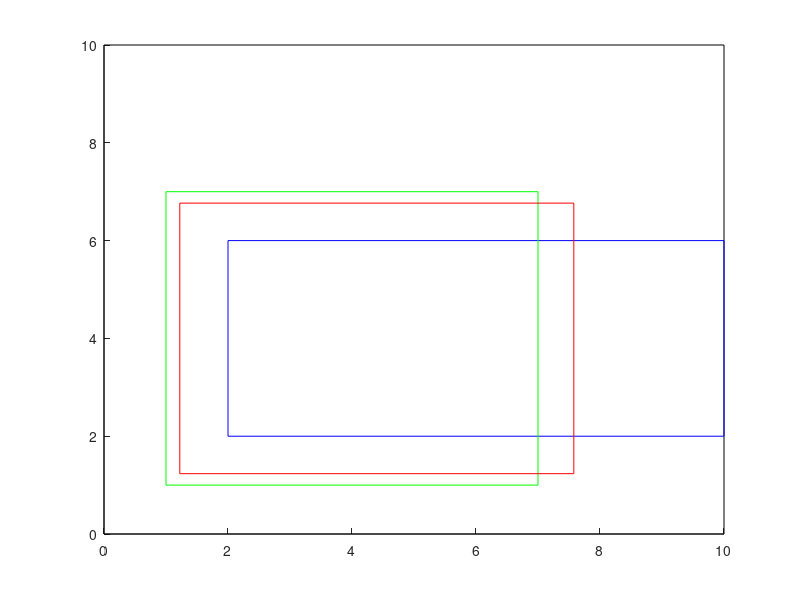

Recreate this plot in MATLAB.
close all
rectangle('Position',[0 0 10 10])
%BBox_target
x = 3;
y = 3;
w = 2;
h = 2;

x = 6;
y = 4;
w = 8;
h = 4;
rectangle('Position',[x-w/2 y-h/2 w h], 'EdgeColor', 'b')


%BBox_predict/achors
xp = 4;
yp = 4;
wp = 6;
hp = 6;
rectangle('Position',[xp-wp/2 yp-hp/2 wp hp], 'EdgeColor', 'g')


%% NOTE
% They use the difference (pred_bbx, anchor)
% and also the difference (ground_bbx, anchor)
%%
t_xp = (xp-xp)/wp;
t_x = (x-xp)/wp;
t_yp = (yp-yp)/hp;
t_y = (y-yp)/hp;
t_wp = log(wp/wp);
t_w = log(w/wp);
t_hp = log(hp/hp);
t_h = log(h/hp);
pred_t = [t_xp, t_yp, t_wp, t_hp];
%%
for k = 1
    ls = [pred_t(1)-t_x, pred_t(2)-t_y, pred_t(3)-t_w, pred_t(4)-t_h];
    for i = 1:4
        if abs(ls(i)) < 1
            dif = 2*ls(i);
        else
            if ls(i) > 0
                dif = ls(i)/abs(ls(i));
            else
                dif = 0;
            end
        end
        pred_t(i) = pred_t(i) -0.1*dif;
    end
    pred_x = pred_t(1)*wp+xp;
    pred_y = pred_t(2)*hp+yp;
    pred_w = exp(pred_t(3))*wp;
    pred_h = exp(pred_t(4))*hp;
    [pred_x, pred_y, pred_w, pred_h]
    rectangle('Position',[pred_x-pred_w/2 pred_y-pred_h/2 pred_w pred_h], 'EdgeColor', 'r')
    
end

%%
dif = 0;
for k = 1:5
    ls = t_xp-t_x
    if abs(ls) < 1
        dif = 2*ls;
    else
        if ls >0
            dif = ls/abs(ls);
        else
            dif = 0;
        end
    end
    t_xp = t_xp - 0.1*dif
    t_x = t_x
    predicted_x = t_xp*wp+xp
end

